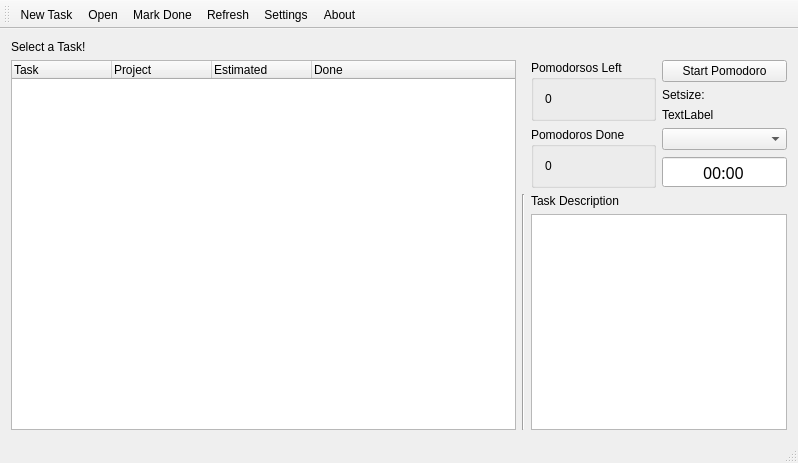
<?xml version="1.0" encoding="UTF-8"?>
<ui version="4.0">
 <class>MainWindow</class>
 <widget class="QMainWindow" name="MainWindow">
  <property name="geometry">
   <rect>
    <x>0</x>
    <y>0</y>
    <width>798</width>
    <height>463</height>
   </rect>
  </property>
  <property name="windowTitle">
   <string>Pomodoromine</string>
  </property>
  <widget class="QWidget" name="centralWidget">
   <layout class="QGridLayout" name="gridLayout">
    <item row="3" column="2" colspan="2">
     <layout class="QVBoxLayout" name="verticalLayout_2">
      <item>
       <widget class="QLabel" name="label_3">
        <property name="text">
         <string>Task Description</string>
        </property>
       </widget>
      </item>
      <item>
       <widget class="QTextBrowser" name="taskDescriptionBrowser"/>
      </item>
     </layout>
    </item>
    <item row="0" column="0">
     <widget class="QLabel" name="label">
      <property name="text">
       <string>Select a Task!</string>
      </property>
     </widget>
    </item>
    <item row="1" column="2">
     <widget class="QGroupBox" name="groupBox">
      <property name="title">
       <string>Pomodorsos Left</string>
      </property>
      <layout class="QVBoxLayout" name="verticalLayout_4">
       <item>
        <widget class="QLabel" name="pomodorosLeftLabel">
         <property name="text">
          <string>0</string>
         </property>
        </widget>
       </item>
      </layout>
     </widget>
    </item>
    <item row="1" column="0" rowspan="3">
     <widget class="QTreeWidget" name="treeWidget">
      <property name="editTriggers">
       <set>QAbstractItemView::NoEditTriggers</set>
      </property>
      <column>
       <property name="text">
        <string notr="true">Task</string>
       </property>
      </column>
      <column>
       <property name="text">
        <string>Project</string>
       </property>
      </column>
      <column>
       <property name="text">
        <string>Estimated</string>
       </property>
      </column>
      <column>
       <property name="text">
        <string>Done</string>
       </property>
      </column>
     </widget>
    </item>
    <item row="1" column="3" rowspan="2">
     <layout class="QVBoxLayout" name="verticalLayout">
      <item>
       <widget class="QPushButton" name="pushButton">
        <property name="text">
         <string>Start Pomodoro</string>
        </property>
       </widget>
      </item>
      <item>
       <widget class="QLabel" name="label_2">
        <property name="text">
         <string>Setsize:</string>
        </property>
       </widget>
      </item>
      <item>
       <widget class="QLabel" name="currentSetSizeLabel">
        <property name="text">
         <string>TextLabel</string>
        </property>
       </widget>
      </item>
      <item>
       <widget class="QComboBox" name="comboBox"/>
      </item>
      <item>
       <widget class="QTimeEdit" name="timeEdit">
        <property name="sizePolicy">
         <sizepolicy hsizetype="Minimum" vsizetype="MinimumExpanding">
          <horstretch>0</horstretch>
          <verstretch>0</verstretch>
         </sizepolicy>
        </property>
        <property name="maximumSize">
         <size>
          <width>16777215</width>
          <height>50</height>
         </size>
        </property>
        <property name="font">
         <font>
          <family>Arial Black</family>
          <pointsize>12</pointsize>
          <weight>50</weight>
          <italic>false</italic>
          <bold>false</bold>
         </font>
        </property>
        <property name="focusPolicy">
         <enum>Qt::WheelFocus</enum>
        </property>
        <property name="autoFillBackground">
         <bool>false</bool>
        </property>
        <property name="frame">
         <bool>true</bool>
        </property>
        <property name="alignment">
         <set>Qt::AlignCenter</set>
        </property>
        <property name="readOnly">
         <bool>true</bool>
        </property>
        <property name="buttonSymbols">
         <enum>QAbstractSpinBox::NoButtons</enum>
        </property>
        <property name="displayFormat">
         <string>mm:ss</string>
        </property>
       </widget>
      </item>
     </layout>
    </item>
    <item row="2" column="2">
     <widget class="QGroupBox" name="groupBox_2">
      <property name="title">
       <string>Pomodoros Done</string>
      </property>
      <layout class="QVBoxLayout" name="verticalLayout_3">
       <item>
        <widget class="QLabel" name="pomodorosDoneLabel">
         <property name="text">
          <string>0</string>
         </property>
        </widget>
       </item>
      </layout>
     </widget>
    </item>
    <item row="3" column="1">
     <widget class="Line" name="line">
      <property name="orientation">
       <enum>Qt::Vertical</enum>
      </property>
     </widget>
    </item>
   </layout>
  </widget>
  <widget class="QMenuBar" name="menuBar">
   <property name="geometry">
    <rect>
     <x>0</x>
     <y>0</y>
     <width>798</width>
     <height>22</height>
    </rect>
   </property>
  </widget>
  <widget class="QToolBar" name="mainToolBar">
   <attribute name="toolBarArea">
    <enum>TopToolBarArea</enum>
   </attribute>
   <attribute name="toolBarBreak">
    <bool>false</bool>
   </attribute>
   <addaction name="actionNew_Task"/>
   <addaction name="actionOpenInBrowser"/>
   <addaction name="actionMark_Done"/>
   <addaction name="actionRefresh"/>
   <addaction name="actionSettings"/>
   <addaction name="actionAbout"/>
  </widget>
  <widget class="QStatusBar" name="statusBar"/>
  <action name="actionNew_Task">
   <property name="text">
    <string>New Task</string>
   </property>
  </action>
  <action name="actionMark_Done">
   <property name="text">
    <string>Mark Done</string>
   </property>
  </action>
  <action name="actionOpenInBrowser">
   <property name="text">
    <string>Open</string>
   </property>
   <property name="toolTip">
    <string>Open in Browser</string>
   </property>
  </action>
  <action name="actionRefresh">
   <property name="text">
    <string>Refresh</string>
   </property>
  </action>
  <action name="actionSettings">
   <property name="text">
    <string>Settings</string>
   </property>
  </action>
  <action name="actionAbout">
   <property name="text">
    <string>About</string>
   </property>
  </action>
 </widget>
 <layoutdefault spacing="6" margin="11"/>
 <tabstops>
  <tabstop>pushButton</tabstop>
  <tabstop>treeWidget</tabstop>
  <tabstop>comboBox</tabstop>
  <tabstop>timeEdit</tabstop>
  <tabstop>taskDescriptionBrowser</tabstop>
 </tabstops>
 <resources/>
 <connections/>
</ui>
